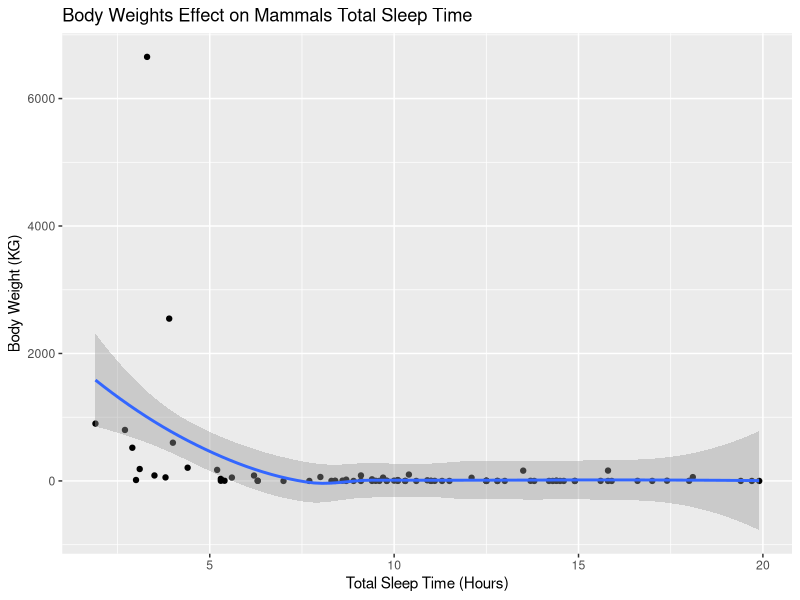
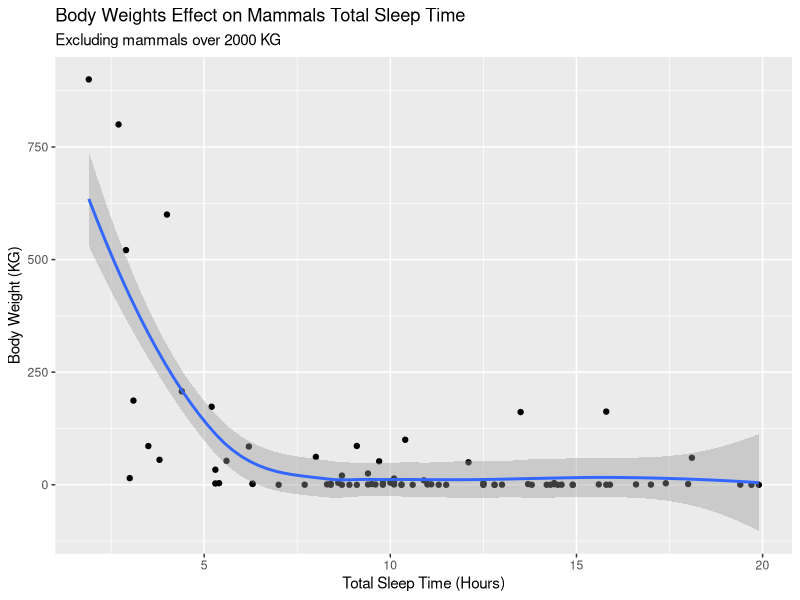
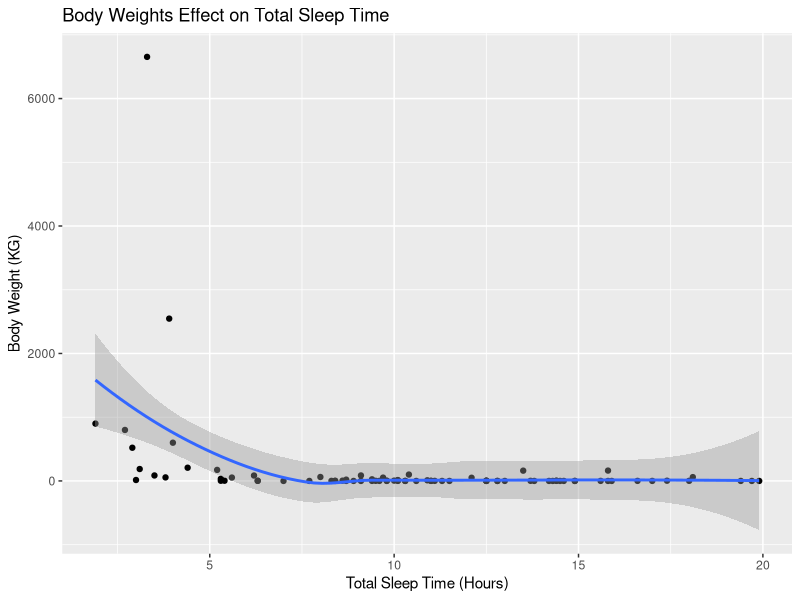
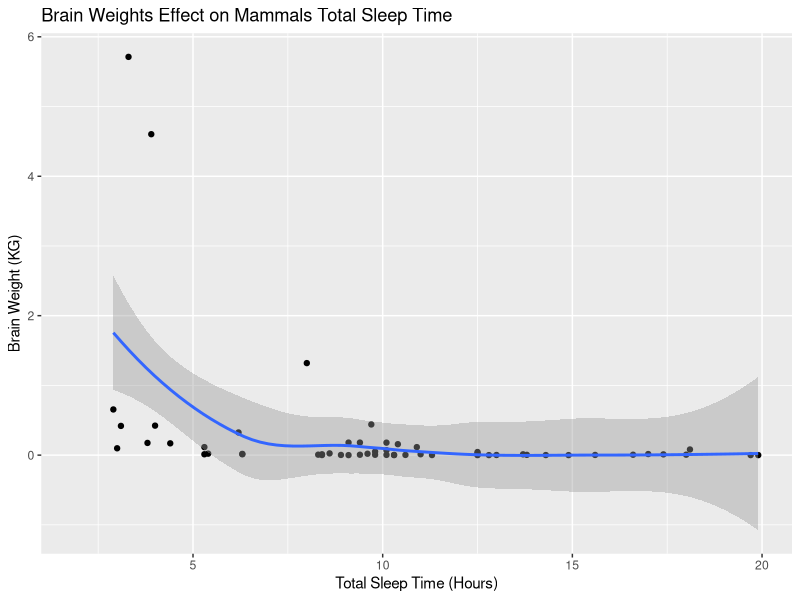
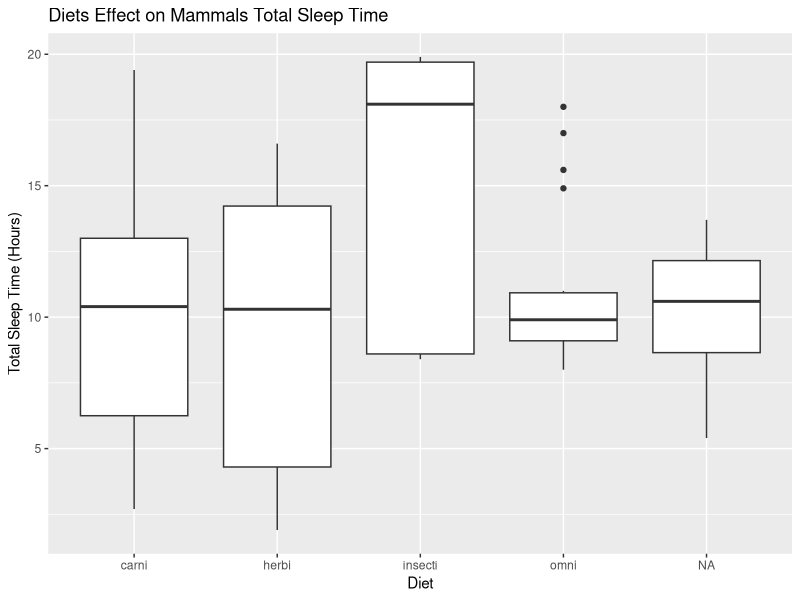
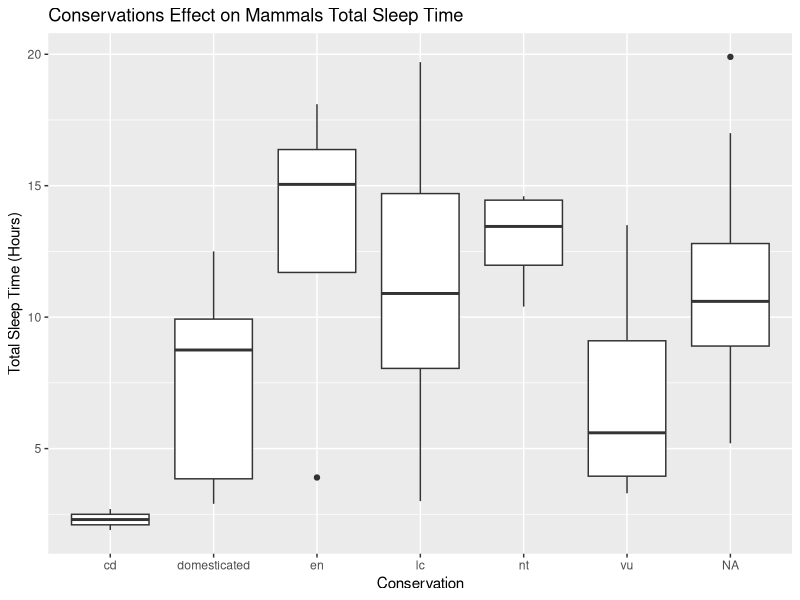

Write the R code that produced these figures, in order.
## ---- chunk 1
library(tidyverse)
library(ggplot2)

## ---- chunk 2
dim(msleep)
names(msleep)
str(msleep)
sample_n(msleep, 10)

## ---- chunk 3
summarise(msleep,mean(sleep_total))

arrange(msleep, sleep_total)

arrange(msleep, desc(sleep_total))

## ---- chunk 4
ggplot(data = msleep, aes(x = sleep_total, y = bodywt)) +
  geom_point() + geom_smooth() +
  labs(title = "Body Weights Effect on Mammals Total Sleep Time",
       x = "Total Sleep Time (Hours)",
       y = "Body Weight (KG)")

## ---- chunk 5
filter(msleep, bodywt > 2000)

## ---- chunk 6
below2000 <- filter(msleep, bodywt < 2000)

ggplot(data = below2000, aes(x = sleep_total, y = bodywt)) +
  geom_point() + geom_smooth() +
  labs(title = "Body Weights Effect on Mammals Total Sleep Time",
       subtitle = "Excluding mammals over 2000 KG",
       x = "Total Sleep Time (Hours)",
       y = "Body Weight (KG)")

## ---- chunk 7
summarise(msleep, mean(bodywt))

heavym <- filter(msleep, bodywt > 166.1363)
count(heavym)

lightm <- filter(msleep, bodywt < 166.1363)
count(lightm)

## ---- chunk 8
sample_n(msleep, 10)

ggplot(data = msleep, aes(x = sleep_total, y = bodywt)) +
  geom_point() + geom_smooth() +
  labs(title = "Body Weights Effect on Total Sleep Time",
       x = "Total Sleep Time (Hours)",
       y = "Body Weight (KG)")

ggplot(data = msleep, aes(x = sleep_total, y = brainwt)) +
  geom_point() + geom_smooth() +
  labs(title = "Brain Weights Effect on Mammals Total Sleep Time",
       x = "Total Sleep Time (Hours)",
       y = "Brain Weight (KG)")

## ---- chunk 9
ggplot(data = msleep, aes(x = vore, y = sleep_total)) +
  geom_boxplot() +
  labs(title = "Diets Effect on Mammals Total Sleep Time",
       x = "Diet",
       y = "Total Sleep Time (Hours)")

## ---- chunk 10
ggplot(data = msleep, aes(x = conservation, y = sleep_total)) +
  geom_boxplot() +
  labs(title = "Conservations Effect on Mammals Total Sleep Time",
       x = "Conservation",
       y = "Total Sleep Time (Hours)")

## ---- chunk 11
dom <- filter(msleep, conservation == "domesticated")
summarise(dom, mean(sleep_total))

non_dom <- filter(msleep, conservation != "domesticated")
summarise(non_dom, mean(sleep_total))

